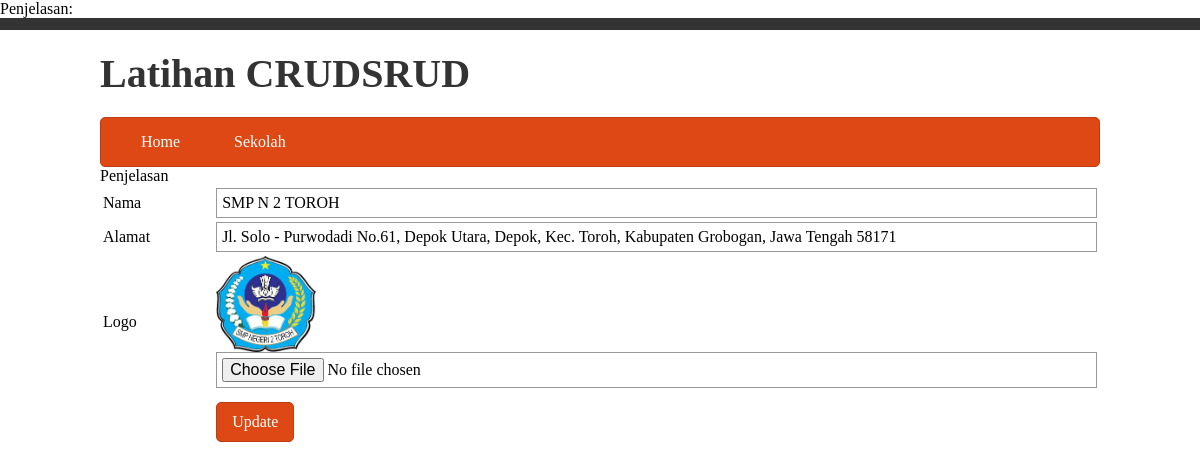
/index.php?p=sekolah&m=edit&id=4, run on the app's committed database.
### tables this page shows
CREATE TABLE `sekolah` (
  `id` int(11) NOT NULL,
  `nama` varchar(255) NOT NULL,
  `alamat` text NOT NULL,
  `logo` varchar(255) NOT NULL
);

### conf.php (called while the page is built, shortened)
<?php
function get($val){
 return
isset($_GET[$val])?htmlspecialchars($_GET[$val]):null;
}
function inc($val){
 include file_exists($val.'.php')?$val.'.php':'nofile.php';
}
?>

### tampilan/sekolah/edit.php (the view, shortened to what this page needs)
<?php
$hasil = $koneksi->prepare("SELECT * FROM sekolah WHERE `id` =
'".get('id')."'");
$hasil->execute();
$data = $hasil->fetch(PDO::FETCH_ASSOC);
?>
<form method="POST"
action="proses/sekolah/update.php"enctype="multipart/form-data">
 <table>
  <tr>
   <td>Nama</td>
   <td><input type="text" name="nama" value="<?php
echo $data['nama'];?>"></td>
  </tr>
  <tr>
   <td>Alamat</td>
   <td><input type="text" name="alamat" value="<?php
echo $data['alamat'];?>"></td>
  </tr>
  <tr>
   <td>Logo</td>
   <td><img class="img-small" src="assets/<?php echo
$data['logo'];?>">
  <input type="file" name="logo"></td>
  </tr>
  <tr>
   <td></td>
   <td><button type="submit">Update</button></td>
  </tr>
 </table>
</form>

### assets/css/css.css (style rules this page uses)
* { outline: none; }
body { margin: 0; font-family: Candara; }
button,.btn { background: #dd4814; border:1px solid #bf3e11; border-radius: 5px; padding: 10px 15px; color:white; display: inline-block; margin: 10px 0; font-family: Candara; font-size: 12pt; }
.img-small { max-width: 100px; max-height: 100px; }
table { width: 100%; }
input { font-size: 12pt; font-family: Candara; padding: 5px; width: 100%; border:1px solid #999; }

### data on the page
sekolah: nama "SMP N 2 TOROH", alamat "Jl. Solo - Purwodadi No.61, Depok Utara, Depok, Kec. Toroh, Kabupaten Grobogan, Jawa Tengah 58171", logo (picture)
